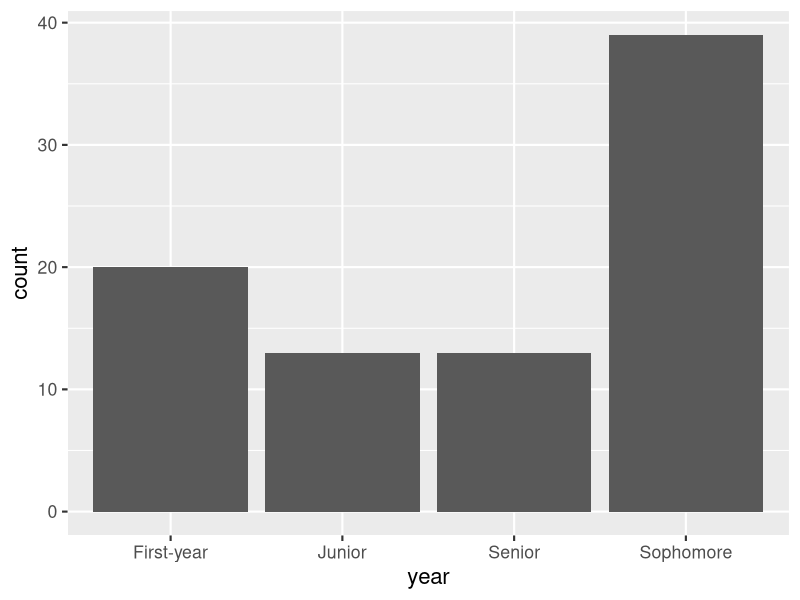
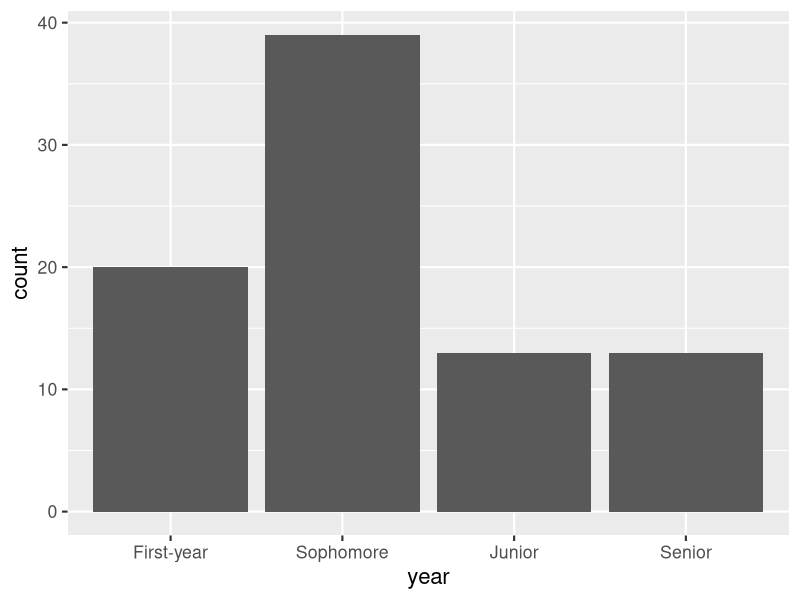

Source code (R) for these figures, in order:
## ---- chunk 1
#| label: setup
#| include: false
ggplot2::theme_set(ggplot2::theme_gray(base_size = 16))
## ---- chunk 2
library(tidyverse)
## ---- chunk 3
library(dplyr) # not necessary if you already loaded tidyverse in your document/session
## ---- chunk 4
#| echo: fenced
#| label: load-packages
#| message: false
library(tidyverse)
library(ggthemes)
library(scales)
# etc.
## ---- chunk 5
c(1, 2, 3)
## ---- chunk 6
c("Hello", "World!")
## ---- chunk 7
c(c("hi", "hello"), c("bye", "jello"))
## ---- chunk 8
x <- 1:3
x
typeof(x)
## ---- chunk 9
y <- as.character(x)
y
typeof(y)
## ---- chunk 10
x <- c(TRUE, FALSE)
x
typeof(x)
## ---- chunk 11
y <- as.numeric(x)
y
typeof(y)
## ---- chunk 12
c(2, "Just this one!")
## ---- chunk 13
c(FALSE, 3L)
## ---- chunk 14
c(FALSE, 1.2)
## ---- chunk 15
c(2L, "two")
## ---- chunk 16
c(TRUE, "two")
## ---- chunk 17
class_years <- factor(
  c(
    "First-year",
    "Sophomore",
    "Sophomore",
    "Senior",
    "Junior"
  )
)
class_years
## ---- chunk 18
typeof(class_years)
## ---- chunk 19
class(class_years)
## ---- chunk 20
glimpse(class_years)
## ---- chunk 21
as.integer(class_years)
## ---- chunk 22
today <- as.Date("2026-10-05")
today
## ---- chunk 23
typeof(today)
## ---- chunk 24
class(today)
## ---- chunk 25
as.integer(today)
## ---- chunk 26
as.integer(today) / 365 # roughly 56.8 yrs
## ---- chunk 27
df <- data.frame(x = 1:2, y = 3:4)
df
## ---- chunk 28
typeof(df)
## ---- chunk 29
class(df)
## ---- chunk 30
#| code-line-numbers: "|2|3|4"
l <- list(
  x = 1:4,
  y = c("hi", "hello", "jello"),
  z = c(TRUE, FALSE)
)
l
## ---- chunk 31
df
## ---- chunk 32
df |>
  pull(y)
## ---- chunk 33
#| include: false
library(tidyverse)
library(readxl)
survey <- read_excel(here::here("slides", "data/survey-2026-10-05.xlsx"))
## ---- chunk 34
#| message: false
survey
## ---- chunk 35
#| out-width: 100%
#| fig-width: 7
#| fig-asp: 0.5
survey |>
  ggplot(aes(x = year)) +
  geom_bar()
## ---- chunk 36
#| out-width: 100%
#| fig-width: 7
#| fig-asp: 0.5
survey <- survey |>
  mutate(
    year = fct_relevel(year, "First-year", "Sophomore", "Junior", "Senior")
  )

survey |>
  ggplot(mapping = aes(x = year)) +
  geom_bar()
